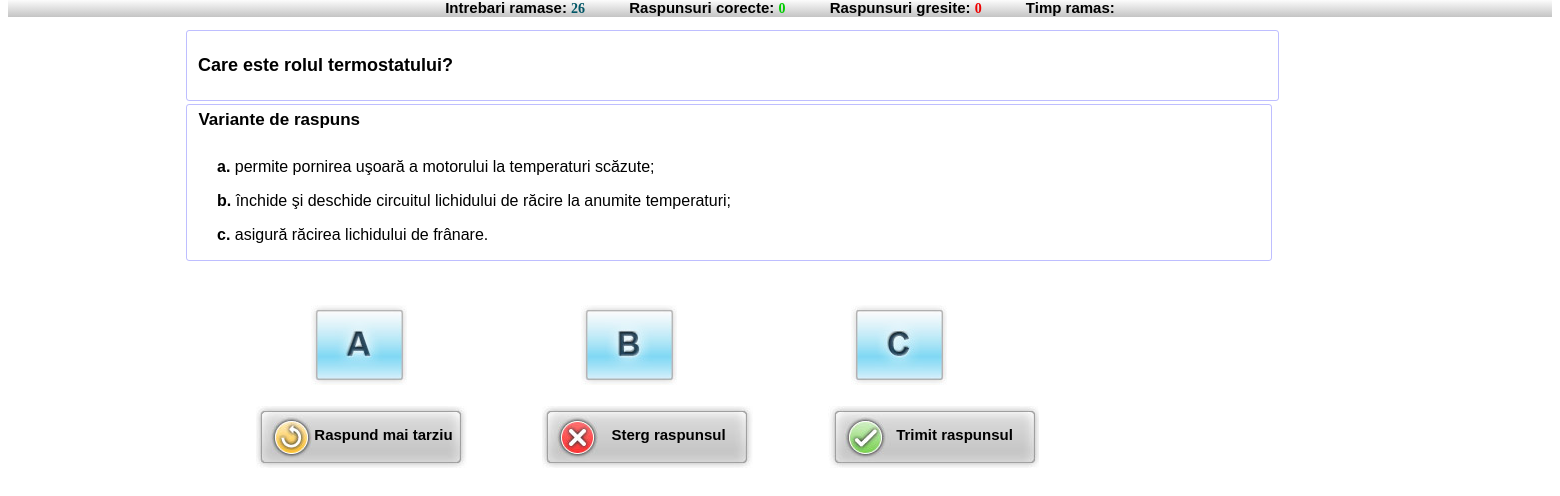
Page /chestionar.php on the committed database.
### tables this page shows
CREATE TABLE `intrebari` (
  `id` int(11) NOT NULL,
  `cerinta` varchar(200) NOT NULL,
  `imagine` varchar(70) DEFAULT NULL,
  `variante` text NOT NULL,
  `rasp_a` varchar(3) NOT NULL,
  `rasp_b` varchar(3) NOT NULL,
  `rasp_c` varchar(3) NOT NULL,
  `eticheta` varchar(40) NOT NULL
);

### chestionar.php (the view, shortened to what this page needs)
<?php
	include("functions.php");
	if($_SESSION['normal']) {
		$query = "SELECT * FROM intrebari WHERE id={$_SESSION['id_intreb'][$_SESSION['intrebare']]} LIMIT 1";
	}
	elseif($_SESSION['normal'] == false) {
		$query = "SELECT * FROM intrebari WHERE id={$_SESSION['id_intreb'][$_SESSION['intrebare2']]} LIMIT 1";
		$nr_intrebare = array_search($_SESSION['intrebare2'],$_SESSION['id_intreb']);
	}
	$stmt = $connection->prepare($query);
	$stmt->execute();
	$o_intrebare = $stmt->fetch(PDO::FETCH_ASSOC);
?>
<!DOCTYPE html>
<html>
	<head>
		<link href="stylesheets/chestionar_css.css" media="all" rel="stylesheet"/>
	</head>
	<body>
		<br/>
		<div id="status">
			<ul>
				<li>Intrebari ramase: <span id="intreb_nr"><?php echo $_SESSION['intreb_afis']+1; ?></span></li>
				<li>Raspunsuri corecte: <span id="intreb_corecte"><?php echo $_SESSION['rasp_corect'];?></span></li>
				<li>Raspunsuri gresite: <span id="intreb_gresite"><?php echo $_SESSION['rasp_gresit'];?></span></li>
				<!--<li>Array Sarite: <span id="intreb_nr"><?php print_r ($_SESSION['sarite']); ?></span></li>
				<li>Intrebari1: <span id="intreb_corecte"><?php echo   $_SESSION['intrebare']; ?></span></li>
				<li>Intrebari2: <span id="intreb_gresite"><?php echo $_SESSION['intrebare2'];?></span></li>
				<li>Normal: <span id="intreb_gresite"><?php echo $_SESSION['normal'];?></span></li>-->
				<li>Timp ramas: <span id="timp"></span></li>
			</ul>
		</div>
		<div id="wrapper">
			<div id="intrebare">
				<div id="cerinta">
					<?php
						if( $o_intrebare['imagine'] != NULL ) {
							echo "<div id=\"text\" style=\"width:650px;\"><h4>{$o_intrebare['cerinta']}</h4></div>";
							echo "<div id=\"img\"><img src=\"{$o_intrebare['imagine']}\"></div>";
						}
						else
						{
							echo "<div id=\"text\" style=\"width:1050px;\"><h4>{$o_intrebare['cerinta']}</h4></div>";
						}
					?>
				</div>
				<div id="raspunsuri">
					<?php
						echo "<h5>&nbsp;&nbsp;Variante de raspuns</h5>";
						echo $o_intrebare['variante'];
					?>
				</div>
			</div>
			<br/>
			<div id ="butoane">
			<ul>
				<li><div id="r_a" class="rasp_a"></div></li>
				<li><div id="r_b" class="rasp_b"></div></li>
				<li><div id="r_c" class="rasp_c"></div></li>
			</ul>
			</div>
			<?php if($_SESSION['corectare'] == false) { echo "
			<div id=\"trimite\">
				<div id=\"mai_tarziu\">
					<div style=\"margin-top: 20px; margin-left: 44px; font-family: Arial; font-size: 15px; font-weight: bold;\">Raspund mai tarziu</div>
				</div>
				<div id=\"sterg_raspunsul\">
					<div style=\"margin-top: 20px; margin-left: 42px; font-family: Arial; font-size: 15px; font-weight: bold;\">Sterg raspunsul</div>
				</div>
				<div id=\"trimit_raspunsul\">
					<div style=\"margin-top: 20px; margin-left: 42px; font-family: Arial; font-size: 15px; font-weight: bold;\">Trimit raspunsul</div>
				</div>
			</div>
			";
			}
			?>
		</div>
	</body>
</html>

### stylesheets/chestionar_css.css (style rules this page uses)
body { font-family: sans-serif; font-size:14px; }
#wrapper { margin-left: 150px; margin-top: -30px; padding: 2em; width: 1350px; height: 110%; }
#status { margin-top: -40px; width:100%; background-image: -ms-linear-gradient(top, #FFFFFF 0%, #C4C4C4 100%); background-image: -moz-linear-gradient(top, #FFFFFF 0%, #C4C4C4 100%); background-image: -o-linear-gradient(top, #FFFFFF 0%, #C4C4C4 100%); background-image: -webkit-gradient(linear, left top, left bottom, color-stop(0, #FFFFFF), color-stop(1, #C4C4C4)); background-image: -webkit-linear-gradient(top, #FFFFFF 0%, #C4C4C4 100%); background-image: linear-gradient(to bottom, #FFFFFF 0%, #C4C4C4 100%); text-align:center; font-size:15px; font-weight:bold; }
#status ul { list-style-type:none; }
#status ul li { display:inline-block; padding-right: 40px; }
#status ul li span { color: #015666; font-family:cursive; font-size:14px; }
#status #intreb_corecte { color: #00CC00; }
#status #intreb_gresite { color: #EE0000; }
#intrebare { width:80%; }
#cerinta { border: 1px solid rgb(127, 127, 127); border: 1px solid rgba(127, 127, 255, .5); -webkit-background-clip: padding-box; background-clip: padding-box; border-radius:3px; display: inline-block; width:100%; height: auto; padding-left: 11px; }
#text { float:left; }
#cerinta h4 { font-size: 18px; font-weight:bold; }
#raspunsuri { margin-top:0px; width: 100%; padding-left: 2px; padding-right: 2px; font-size: 16px; border: 1px solid rgb(127, 127, 127); border: 1px solid rgba(127, 127, 255, .5); -webkit-background-clip: padding-box; background-clip: padding-box; border-radius:3px; }
#raspunsuri b { font-size: 16px; font-family:Arial; font-weight: bold; margin-top: -10px; padding-top: 15px; padding-bottom: 15px; padding-left:28px; }
#raspunsuri h5 { font-size: 17px; font-family: Arial; font-weight: bold; margin-top: 5px; }
#butoane { width: 100%; margin-top:2em; }
#butoane ul { list-style-type: none; }
#butoane ul li { display: inline-block; margin: auto; }
#r_a, #r_b, #r_c { cursor: pointer; cursor: hand; margin-left: 85px; margin-right: 85px; width: 96px; height: 80px; }
.rasp_a { background: url("../images/A_up.jpg") no-repeat; }
.rasp_b { background: url("../images/B_up.jpg") no-repeat; }
.rasp_c { background: url("../images/C_up.jpg") no-repeat; }
#trimite { margin-top: 1em; border: 0px; font-family: Tahoma, Arial; font-size: 18px; }
#sterg_raspunsul { background: url("../images/but_del.jpg") no-repeat ; }
#mai_tarziu { background: url("../images/but_later.jpg") no-repeat; }
#trimit_raspunsul { background: url("../images/but_trimite.jpg") no-repeat; }
#mai_tarziu, #sterg_raspunsul, #trimit_raspunsul { display:inline-block; cursor: pointer; cursor: hand; text-align: center; margin-left: 70px; width: 211px; height: 62px; color: #000000; }
#v_a, #v_b, #v_c { padding-top:-1px; padding-bottom:-1px; }

### rows in the picture
intrebari: cerinta "Care este rolul termostatului?", variante "a. permite pornirea uşoară a motorului la temperaturi scăzute; b. închide şi deschide circuitul lichidului de răcire la anumite temperaturi; c. asigură răcirea lichidului de frânare."

### other values in the picture
$_SESSION['intreb_afis']+1 "26"
$_SESSION['rasp_corect'] "0"
$_SESSION['rasp_gresit'] "0"
